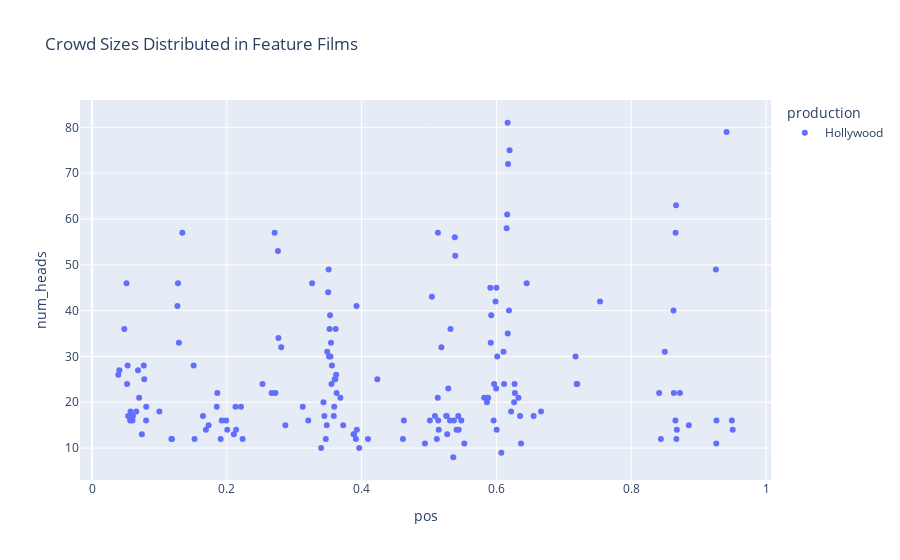

This figure's notebook cell:
### Code cell
tarpath = "../crowd_results.csv" if TYPE_FILTER is None else "./crowd_results-{}.csv".format(TYPE_FILTER)
if GROUP == "Soviet":
    tarpath = "../crowd_results-Soviet.csv"
elif GROUP == "Hollywood":
    tarpath = "../crowd_results-Hollywood.csv"
if MAX_ONLY:
    tarpath = tarpath.replace(".csv", "-max.csv")

df = pd.read_csv(tarpath)
df = df.sort_values(by="frame")

cap = "Crowd Sizes" if ATTRIBUTE == "num_people" or ATTRIBUTE == "num_heads" else "Normalized Crowd Sizes"
if MAX_ONLY:
    cap = "Crowds with Maximum Head Count"

# Display the data frame in Plotly scatter plot
fig = px.scatter(df, x=X_AXIS, y=ATTRIBUTE, color=GROUPING, hover_name="film", hover_data=["film","frame"], title="{} Distributed in {}Films".format(cap, "All " if TYPE_FILTER is None else f"{TYPE_FILTER} "))
fig.show()

### Figure 1 — Plotly figure (JSON) as saved in the notebook; plotly's stock layout.template omitted (floating-point values rounded to 4 significant figures; data arrays with more than 128 entries replaced by an {"elided": "..."} marker saying what was removed)
{"data": [{"customdata": {"elided": "169x2 mixed values"}, "hovertemplate": "<b>%{hovertext}</b><br><br>production=Hollywood<br>pos=%{x}<br>num_heads=%{y}<br>film=%{customdata[0]}<br>frame=%{customdata[1]}<extra></extra>", "hovertext": {"elided": "169 str values"}, "legendgroup": "Hollywood", "marker": {"color": "#636efa", "symbol": "circle"}, "mode": "markers", "name": "Hollywood", "orientation": "v", "showlegend": true, "type": "scatter", "x": {"elided": "169 float values"}, "xaxis": "x", "y": {"elided": "169 int values"}, "yaxis": "y"}], "layout": {"legend": {"title": {"text": "production"}, "tracegroupgap": 0}, "title": {"text": "Crowd Sizes Distributed in Feature Films"}, "xaxis": {"anchor": "y", "domain": [0, 1], "title": {"text": "pos"}}, "yaxis": {"anchor": "x", "domain": [0, 1], "title": {"text": "num_heads"}}}}
